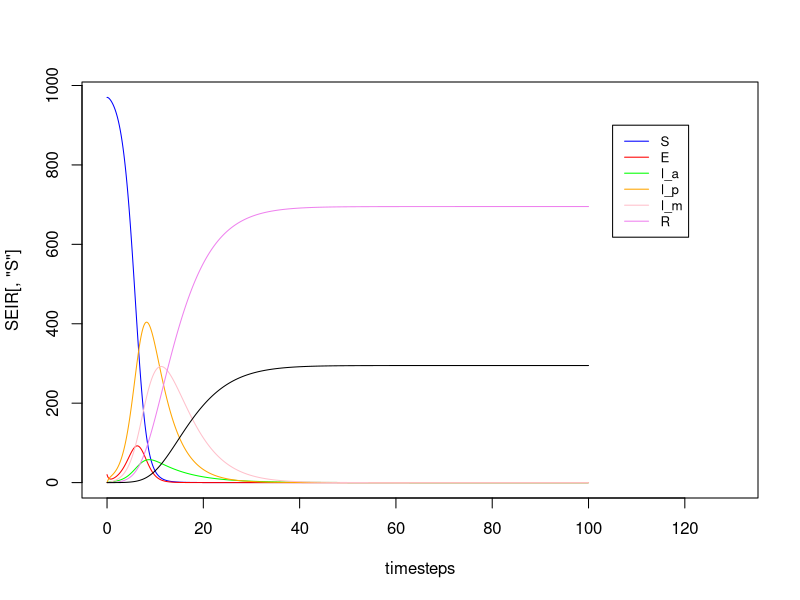

R code for this plot:
##Discrete time model
##covid testing

#matrix setup
#rows=time
#columns=variables(disease compartments)

tstart=0
tend=100
timestep_reduction = 20 #looking at half days
timesteps = seq(tstart, tend, 1/timestep_reduction)

variables = 14 
SEIR = array(dim = c(length(timesteps),variables))
colnames(SEIR) = c("S", "E", "I_a", "I_aa","I_p", "I_ap", "I_m", "I_am", "I_c", "I_ac", "R", "R_a", "D", "D_a")

#initial population sizes
S0 = 970
E0 = 20
I_a0 = 0
I_p0 = 0
I_m0 =  0
I_c0 =  0
R0 = 0
D0 = 0

#ascertained compartments initial population sizes
I_aa0 = 0
I_ap0 = 0
I_am0 = 0
I_ac0 = 0
R_a0 = 0
D_a0 = 0

SEIR[1,] = c(S0, E0, I_a0, I_aa0, I_p0, I_ap0, I_m0, I_am0, I_c0, I_ac0, R0, R_a0, D0, D_a0 )


#####parameter values#####
# sigma = progression rates between infectious compartments 
#gamma = recovery rates
#psi = ascertainments rates
#mu = death rates

# time in I_P ~ 2 days
# time in I_M ~ 7 days
# time in I_C ~ 7 days
# 15% of E goes to I_A
# 10% of I_M goes to critical



#lambda =  #1 this is a function of time so appears in loop
beta = 1 / timestep_reduction
alpha = .1  #2,7 exposed to asymptomatic
m = 0.1     #2,7

sigma_p = 1/4 * (1/timestep_reduction)   #3 presymptomatic to mild
sigma_m = 1/8 * (1/timestep_reduction)   #4 mild to critical symptoms = 10% of I_M
gamma_m = 1/9 * (1/timestep_reduction)   #5 mild to recovery 
gamma_c = 1/10 * (1/timestep_reduction)   #6 critical to recovery
gamma_a = 1/7 * (1/timestep_reduction)   #8 asymptomatic to recovered   ##psi_a + gamma_a = 1
mu_c = 1/6    * (1/timestep_reduction)  #20 critical to death

#####ascertained parameters
r = 0
gamma_til_a = 0#9
gamma_til_m = 0#10
sigma_til_p = 0#11
sigma_til_m = 0#12
gamma_til_c = 0#13
mu_til_c = 0#14
psi_p = 0#15
psi_m = 0#16
psi_c = 0 #17
#18
psi_a = 0#19   ##psi_a + gamma_a = 1

for(t_index in seq(2,nrow(SEIR))){
  N = sum(SEIR[t_index-1,])
  S = SEIR[t_index - 1, "S"]
  E = SEIR[t_index - 1, "E"]
  I_a = SEIR[t_index - 1, "I_a"]
  I_aa = SEIR[t_index - 1, "I_aa"]
  I_p = SEIR[t_index - 1, "I_p"]
  I_ap = SEIR[t_index - 1, "I_ap"]
  I_m = SEIR[t_index - 1, "I_m"]
  I_am = SEIR[t_index - 1, "I_am"]
  I_c = SEIR[t_index - 1, "I_c"]
  I_ac = SEIR[t_index - 1, "I_ac"]
  R = SEIR[t_index - 1, "R"]
  R_a = SEIR[t_index - 1, "R_a"]
  D = SEIR[t_index - 1, "D"]
  D_a = SEIR[t_index - 1, "D_a"]
  
  #lambda is a fucntion of time
  lambda = beta*(((I_a + I_p + I_m + I_c)+r*(I_aa + I_ap + I_am + I_ac))/N)
  
  #time=t+1
  SEIR[t_index, "S"] = S - lambda*S
  SEIR[t_index, "E"] = E + lambda*S - m*E
  SEIR[t_index, "I_a"] = I_a + (alpha*m)*E - (psi_a + gamma_a)*I_a
  SEIR[t_index, "I_aa"] = I_aa + psi_a*I_a - gamma_til_a*I_aa
  SEIR[t_index, "I_p"] = I_p + ((1-alpha)*m)*E - (sigma_p + psi_p)*I_p
  SEIR[t_index, "I_ap"] = I_ap + psi_p*I_p - sigma_til_p*I_ap
  SEIR[t_index, "I_m"] = I_m + sigma_p*I_p - (sigma_m + psi_m + gamma_m)*I_m
  SEIR[t_index, "I_am"] = I_am + sigma_til_p*I_ap + psi_m*I_m - (sigma_til_m + gamma_til_m)*I_am
  SEIR[t_index, "I_c"] = I_c + sigma_m*I_m - (gamma_c + psi_c + mu_c)*I_c
  SEIR[t_index, "I_ac"] = I_ac + psi_c*I_c + sigma_til_m*I_am - (gamma_til_c + mu_til_c)*I_ac
  SEIR[t_index, "R"] = R + gamma_a*I_a + gamma_m*I_m + gamma_c*I_c
  SEIR[t_index, "R_a"] = R_a + gamma_til_a * I_aa + gamma_til_m*I_am + gamma_til_c*I_ac
  SEIR[t_index, "D"] = D + mu_c*I_c
  SEIR[t_index, "D_a"] = D_a + mu_til_c*I_ac

}


plot(timesteps, SEIR[, "S"], type = 'l', col = 'blue', ylim = c(min(SEIR), max(SEIR)), xlim=c(0,130))
lines(timesteps, SEIR[, "E"], col = 'red')
lines(timesteps, SEIR[, "I_a"], col = 'green')
lines(timesteps, SEIR[, "I_p"], col = 'orange')
lines(timesteps, SEIR[, "I_m"], col = 'pink' )
lines(timesteps, SEIR[, "R"], col = 'violet')
lines(timesteps, SEIR[, "D"])
legend(105, 900, legend=c("S", "E", "I_a", "I_p", "I_m" , "R"),
       col=c("blue", "red", "green", "orange", "pink", "violet"), lty=1, cex=0.8)

